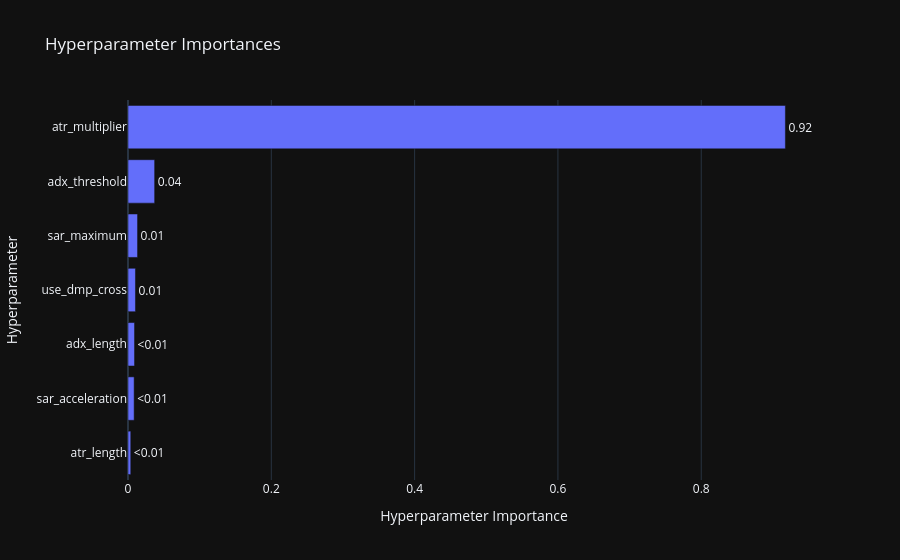

The cell this chart's notebook holds for it:
### Markdown cell above
Visualization

### Code cell
fig = optuna.visualization.plot_param_importances(study)
show(fig)

# fig2 = optuna.visualization.plot_slice(study, params=best_params.keys())
# show(fig2)

### Figure 1 — Plotly figure (JSON) as saved in the notebook; plotly's stock layout.template omitted (floating-point values rounded to 4 significant figures)
{"data": [{"cliponaxis": false, "hovertemplate": ["atr_length (IntDistribution): 0.0038574258859625675<extra></extra>", "sar_acceleration (FloatDistribution): 0.008588108905986887<extra></extra>", "adx_length (IntDistribution): 0.009120697942499296<extra></extra>", "use_dmp_cross (CategoricalDistribution): 0.01044100484959033<extra></extra>", "sar_maximum (FloatDistribution): 0.013343405611910143<extra></extra>", "adx_threshold (IntDistribution): 0.03719312210399341<extra></extra>", "atr_multiplier (FloatDistribution): 0.9174562347000575<extra></extra>"], "name": "Objective Value", "orientation": "h", "text": ["<0.01", "<0.01", "<0.01", "0.01", "0.01", "0.04", "0.92"], "textposition": "outside", "x": [0.003857, 0.008588, 0.009121, 0.01044, 0.01334, 0.03719, 0.9175], "y": ["atr_length", "sar_acceleration", "adx_length", "use_dmp_cross", "sar_maximum", "adx_threshold", "atr_multiplier"], "type": "bar"}], "layout": {"title": {"text": "Hyperparameter Importances"}, "xaxis": {"title": {"text": "Hyperparameter Importance"}}, "yaxis": {"title": {"text": "Hyperparameter"}}}}
